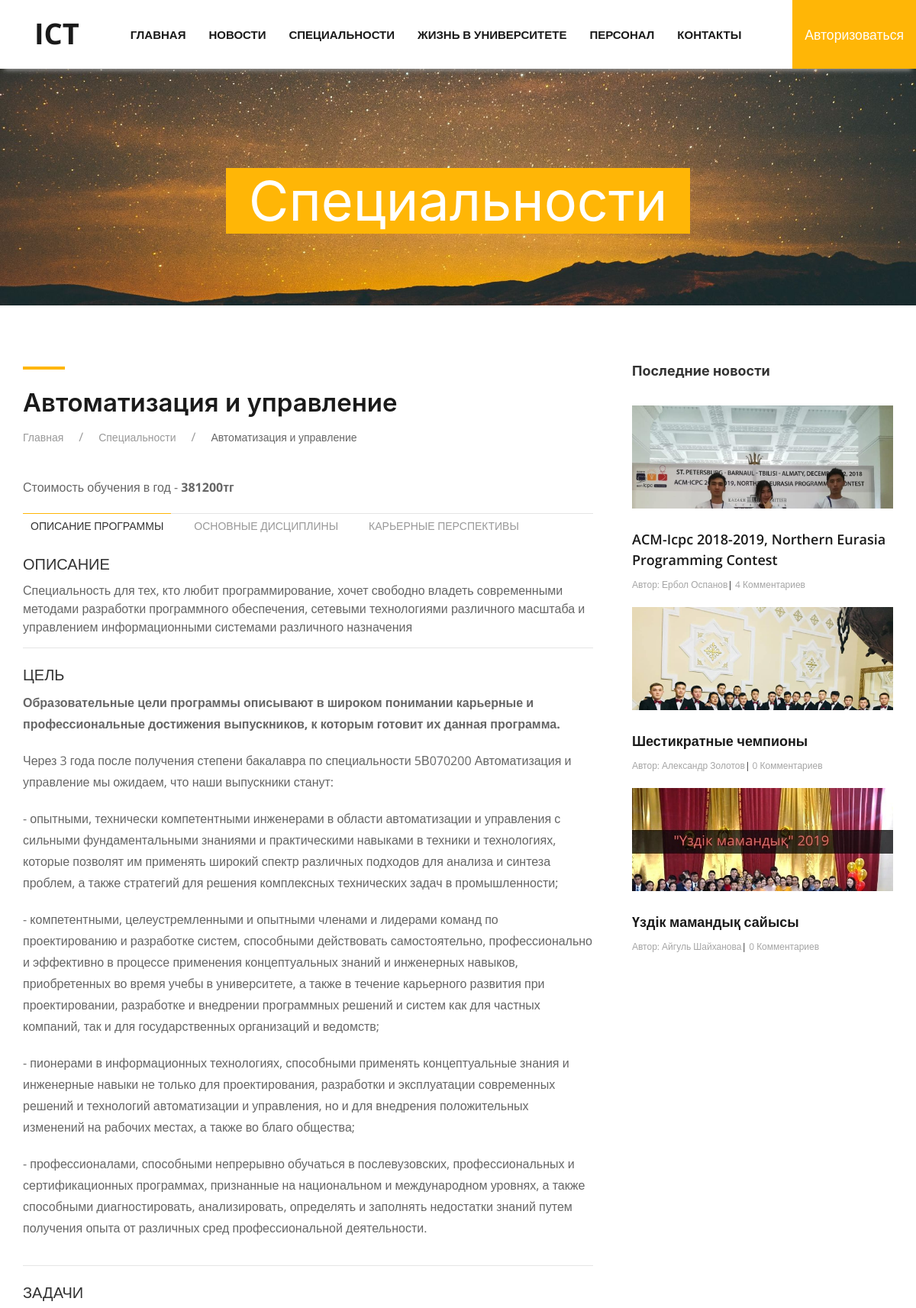
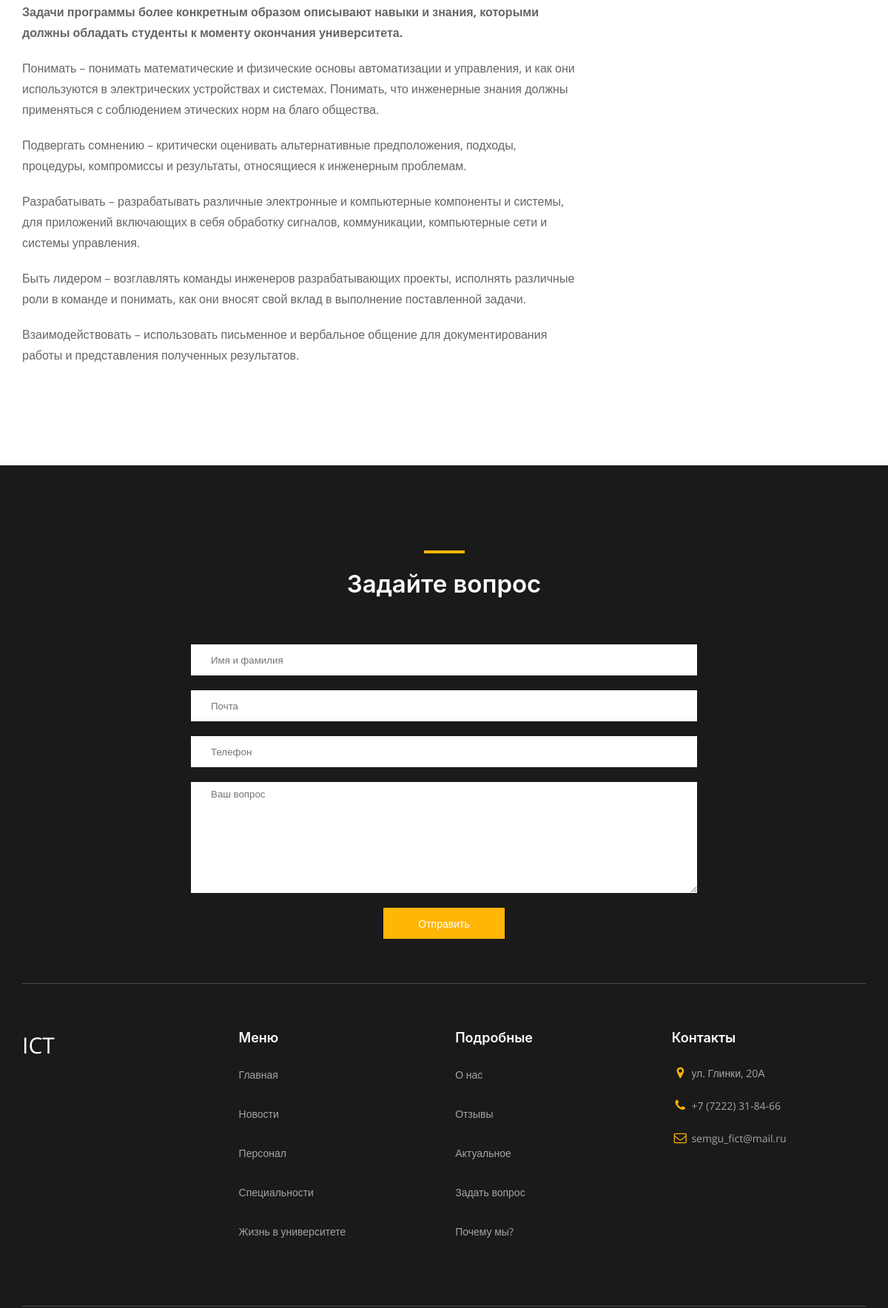
/specialty/automation-and-managament/ (upper part), run on the app's committed database (2 pictures, top to bottom).
### ICTapp/models.py (models this page shows, shortened)
class Specialty(models.Model):
   name = models.CharField(max_length=100)
   slug = models.SlugField()
   price = models.IntegerField()
   description = models.TextField(blank=True)
   purpose = models.TextField(blank=True)
   tasks = models.TextField(blank=True)
   perspectives = models.TextField(blank=True)
   img = models.ImageField(upload_to='Specialty_images', blank=True)

### News/models.py (models this page shows, shortened)
class Post(models.Model):
   author = models.ForeignKey(User, on_delete=models.CASCADE)
   title = models.CharField(max_length=100)
   text = models.TextField()
   img = models.ImageField(upload_to='posts_images', blank=True)
   img_1 = models.ImageField(upload_to='posts_images', blank=True)
   img_2 = models.ImageField(upload_to='posts_images', blank=True)
   img_3 = models.ImageField(upload_to='posts_images', blank=True)
   img_4 = models.ImageField(upload_to='posts_images', blank=True)
   date = models.DateTimeField(default=timezone.now)
   def get_absolute_url(self):
      return reverse('news_detail_url', kwargs={'pk':self.pk})
   def get_comment_count(self):
      return self.comments.all().filter(approved=True).count()

### ICTapp/views.py (the view)
# urls.py: path('specialty/<str:slug>/', SpecialtyDetailView.as_view(), name='specialty_detail_url'),
class SpecialtyDetailView(View):
   def get(self, request, slug):
      speciality = get_object_or_404(Specialty, slug=slug)
      latest_news = Post.objects.filter().order_by('-date')[:3]
      return render(request, 'ICTapp/specialty_detail.html', context={
         'speciality': speciality,
         'latest_news': latest_news,
      })

### ICTapp/forms.py
class QuestionForm(forms.ModelForm):
   class Meta:
      model = Question
      fields = ('full_name', 'email', 'phone', 'text')
   def __init__(self, *args, **kwargs):
      super(QuestionForm, self).__init__(*args, **kwargs)
      self.fields['full_name'].label = "Имя Фамилия"
      self.fields['email'].label = "Эмэйл"
      self.fields['phone'].label = "Номер телефона"
      self.fields['text'].label = "Вопрос"

### ICTapp/context_processors.py (called while the page is built)
def question_form(request):
   if request.method == 'POST':
      bound_form = QuestionForm(request.POST)
      if bound_form.is_valid():
         bound_form.save()
         messages.success(request, f'Ваш вопрос принят. Прошу ожидайте ответа')
   return {'question_form': QuestionForm()}

### ICTapp/models.py (called while the page is built)
   def __str__(self):
      return self.name

### ICTapp/templates/ICTapp/specialty_detail.html (shortened to what this page needs)
{% extends 'base.html' %}
{% block content %}
   <div class="app-header parallax-window" data-parallax="scroll" data-image-src="/media/background-images/books.jpg">
      <h1>Специальности</h1>
   </div>
   <section id="specialty" class="specialty section">
      <div class="wrapper app-wrap flex j-sb">
         <div class="app-box">
            <h3 class="specialty-title">{{ speciality.name }}</h3>
            <ul class="uk-breadcrumb breadcrumb">
               <li><a href="{% url 'home_url' %}">Главная</a></li>
               <li><a href="{% url 'specialty_url' %}">Специальности</a></li>
               <li><span>{{ speciality.name }}</span></li>
            </ul>
            <div class="specialty-box">
               <p>Стоимость обучения в год - <strong>{{ speciality.price }}тг</strong></p>
               <ul class="uk-tab-bottom" uk-tab>
                  <li class="uk-active"><a href="#">Описание программы</a></li>
                  <li><a href="#">Основные дисциплины</a></li>
                  <li><a href="#">Карьерные перспективы</a></li>
               </ul>
               <ul class="uk-switcher uk-margin">
                  <li>
                     <dl class="uk-description-list">
                        <dt class="specialty-box__desc-title">Описание</dt>
                        <dd>
                           {{ speciality.description|safe }}
                        </dd>
                        <dt class="specialty-box__desc-title">Цель</dt>
                        <dd>
                           {{ speciality.purpose|safe }}
                        </dd>
                        {% if speciality.tasks %}
                           <dt class="specialty-box__desc-title">Задачи</dt>
                           <dd class="border-none">
                              {{ speciality.tasks|safe }}
                           </dd>
                        {% endif %}
                     </dl>
                  </li>
               </ul>
            </div>
         </div>
         {% include 'includes/latest_news.html' %}
   </section>
{% endblock content %}

### ICTapp/templates/includes/latest_news.html
<div class="news-more">
   <h3 class="text-title news-more__title">Последние новости</h3>
   <div class="news-more-box">
      {% for post in latest_news %}
         <div class="news-more__item">
            {% if post.img %}
            <div class="news-more__img">
               <img src="{{ post.img.url }}" alt="news">
            </div>
            {% endif %}
            <a class="app-more__link text-decor-none" href="{{ post.get_absolute_url }}">
               {{ post.title }}
            </a>
            <p class="news-more__author">Автор: {{ post.author.get_full_name }}<span>|</span> {{ post.get_comment_count }} Комментариев</p>
         </div>
      {% endfor %}
      </div>
   </div>
</div>

### ICTapp/static/css/main.css (style rules this page uses)
* { margin: 0; padding: 0; -webkit-box-sizing: border-box; box-sizing: border-box; font-family: 'Open Sans', sans-serif; text-shadow: rgba(0, 0, 0, .01) 0 0 1px; }
.responsive-links.section, .news-section.section, .information.section, .speciality.section, .specialty.section, .teachers.section { margin: 80px 0; }
.subscribe input::-webkit-outer-spin-button, .subscribe input::-webkit-inner-spin-button, .app-box__container .app-action-dropdown p, .teachers-detail-info__personal-title, .profile-wrapper .add-post-form p, .teachers-detail-info__job-title, .teachers-detail-info__job p, .app-comment-box__text, .speciality-box__title, .speciality-box__text, .teachers-box__name, .news-more__author, .auth-box p, .nav .menu, .profile p { margin: 0; }
.text-decor-none, .text-decor-none:hover { text-decoration: none; }
.flex { display: -webkit-box; display: -ms-flexbox; display: flex; }
.j-sb { -webkit-box-pack: justify; -ms-flex-pack: justify; justify-content: space-between; }
.section { margin: 110px 0 80px; }
.border-none { border: none !important; }
.text-title { font-size: 21px; font-weight: 600; }
.wrapper { max-width: 1170px; margin: 0 auto; padding: 0 15px; }
.specialty-title { color: #1a1a1a; font-size: 33px; margin-bottom: 0; font-weight: 600; }
.specialty-title::before { content: ''; display: block; background: #ffb606; width: 55px; margin: 0 0 20px; height: 4px; }
.specialty-box .uk-tab > .uk-active > a { border-color: #ffb606; }
.specialty-box .specialty-box__desc-title { font-size: 20px; margin-bottom: 7px; }
.specialty-box dd { padding-bottom: 15px; border-bottom: 1px solid #E5E5E5; }
.specialty-box p { line-height: 1.75; }
.specialty .breadcrumb { margin-top: 10px; margin-bottom: 40px; }
.subscribe input { padding: 0 27px; }
.subscribe input, .subscribe textarea { width: 60%; height: 42px; border: none; font-weight: 500; color: #1a1a1a; outline: none; }
.subscribe textarea { min-height: 35px; height: 150px; resize: vertical; padding: 7px 27px; }
.app-header { background-repeat: no-repeat; background-size: cover; text-align: center; height: 400px; }
.app-header h1 { background: #ffb606; font-size: 72px; font-weight: 400; color: #fff; display: inline-block; padding: 0 30px; margin-top: 220px; }
.app-box { width: 65.5%; }
.news-more { width: 30%; }
.news-more__title { margin-top: -7px; margin-bottom: 33px; font-weight: 700; font-size: 18px; }
.news-more__img { height: 135px; overflow: hidden; }
.news-more__img img { width: 100%; min-height: 100%; }
.app-more__link { font-weight: 600; font-size: 18px; color: #1a1a1a; margin: 27px 0 10px; display: inline-block; text-decoration: none; }
.news-more__author { color: #a5a5a5; font-size: 12px; }
.news-more__item { margin-bottom: 20px; }
.news-more__author span { color: #1a1a1a; }

### data on the page
Specialty: name "Автоматизация и управление", price "381200", description "Специальность для тех, кто любит программирование, хочет свободно владеть современными методами разработки программного обеспечения, сетевыми технологиями различного масштаба и управлением информационными системами различного назначения", purpose "Образовательные цели программы описывают в широком понимании карьерные и профессиональные достижения выпускников, к которым готовит их данная программа. Через 3 года после получения степени бакалавра по специальности 5В070200 Автоматизация и управление мы ожидаем, что наши выпускники станут: - опытными, технически компетентными инженерами в области автоматизации и управления с сильными фундаментальными знаниями и практическими навыками в техники и технологиях, которые позволят им применять широкий спектр различных подходов для анализа и синтеза проблем, а также стратегий для решения комплексных технических задач в промышленности; - компетентными, целеустремленными и опытными членами и…", tasks "Задачи программы более конкретным образом описывают навыки и знания, которыми должны обладать студенты к моменту окончания университета. Понимать – понимать математические и физические основы автоматизации и управления, и как они используются в электрических устройствах и системах. Понимать, что инженерные знания должны применяться с соблюдением этических норм на благо общества. Подвергать сомнению – критически оценивать альтернативные предположения, подходы, процедуры, компромиссы и результаты, относящиеся к инженерным проблемам. Разрабатывать – разрабатывать различные электронные и компьютерные компоненты и системы, для приложений включающих в себя обработку сигналов, коммуникации,…"
Post: img (picture), title "ACM-Icpc 2018-2019, Northern Eurasia Programming Contest", author.get_full_name "Ербол Оспанов", get_comment_count "4"
Post: img (picture), title "Шестикратные чемпионы", author.get_full_name "Александр Золотов", get_comment_count "0"
Post: img (picture), title "Үздік мамандық сайысы", author.get_full_name "Айгуль Шайханова", get_comment_count "0"
